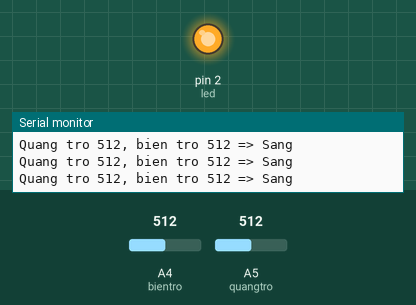
Bench run of a sketch on a simulated Arduino Uno, built with avr-gcc and run on an emulated ATmega328P. On the bench: output pins drawn as LEDs (lit = HIGH), the last lines printed to the serial monitor. The test bench sets the inputs (shaded band); at power-on: A5 (quangtro) = 512, A4 (bientro) = 512.

Above: at 1.2 s.
1.3 s: A5 (quangtro) set to 524
At 2.5 s:
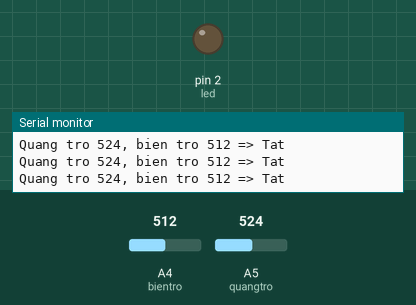
2.8 s: A4 (bientro) set to 538
At 3.7 s:
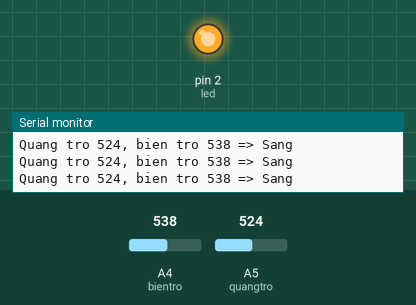
5.8 s: A4 (bientro) set to 511
At 7.2 s:
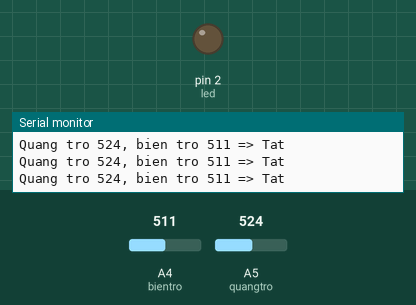
8.8 s: A5 (quangtro) set to 511
At 9.4 s:
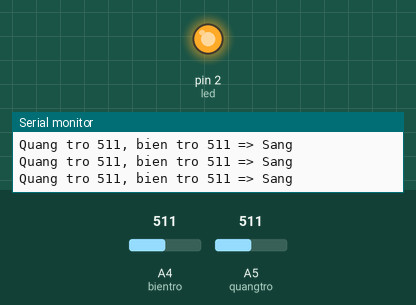
11.8 s: A5 (quangtro) set to 716
At 12.9 s:
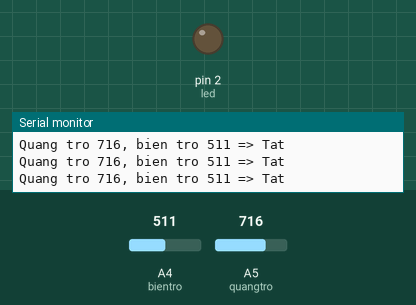
Timing chart, 0 to 14.3 s (numbered marks = the images above; inputs shaded):
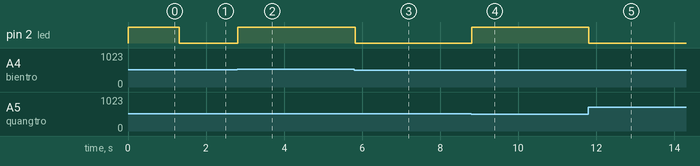

Measured:
- the behaviour switches between 512 and 513 on A5 (quangtro) (found by bisection; images 0 and 1)
- the behaviour switches between 523 and 524 on A4 (bientro) (found by bisection; images 1 and 2)
- after the input at 1.3 s, pin 2 (led): HIGH → LOW at once
- after the input at 2.8 s, pin 2 (led): LOW → HIGH at once
- after the input at 5.8 s, pin 2 (led): HIGH → LOW at once
- after the input at 8.8 s, pin 2 (led): LOW → HIGH at once
- after the input at 11.8 s, pin 2 (led): HIGH → LOW at once

The sketch:

Code1.ino
```cpp
int quangtro = A5; //Thiết đặt chân analog đọc quang trở
int bientro = A4; // Thiết đặt chân analog đọc biến trở
int led = 2;// Thiết đặt chân digital là đèn led
void setup() {
  // Khởi tạo cộng Serial 9600
  Serial.begin(9600);
  //pinMode
  pinMode(led,OUTPUT);
}

void loop() {
  int giatriQuangtro = analogRead(quangtro);// đọc giá trị quang trở
  int giatriBientro = analogRead(bientro);// đọc giá trị biến trở

  // Nếu giá trị quang trở <= giá trị biến trở thì bật đèn
  if (giatriQuangtro <= giatriBientro) {
    digitalWrite(led,HIGH);
  } else {
    digitalWrite(led,LOW);
  }
  // Xuất giá trị ra Serial Monitor
  Serial.print("Quang tro ");
  Serial.print(giatriQuangtro);
  Serial.print(", bien tro ");
  Serial.print(giatriBientro);
  Serial.print(" => ");
  // Dòng nay tương đương đoạn code sau
  /*
    if (giatriQuangtro <= giatriBientro) {
      Serial.println("Sang");
    } else {
      Serial.println("Tat");
    }
  */
  Serial.println((giatriQuangtro <= giatriBientro) ? "Sang" : "Tat");

} 
```
